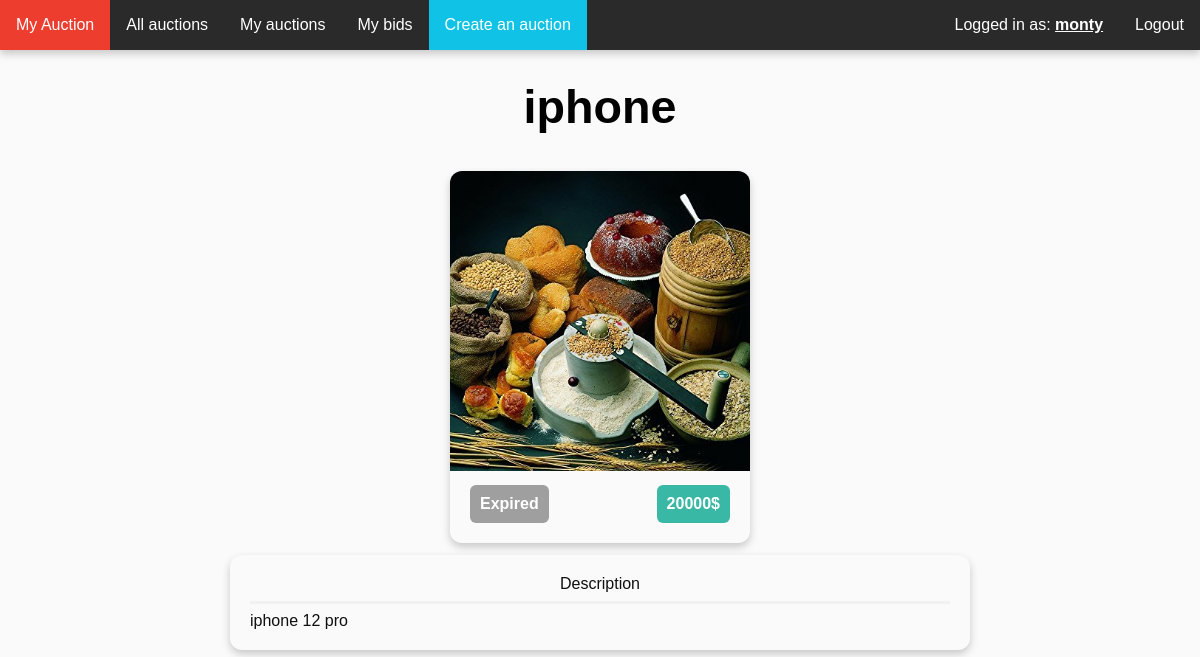
Screenshot of /auctions/63/ (signed in) with the database file from the repository.
### auctions/models.py (models this page shows, shortened)
class Auction(models.Model):
    author = models.ForeignKey(User, on_delete=models.CASCADE)
    title = models.CharField(max_length=300)
    desc = models.CharField(max_length=2000, blank=True)
    image = models.ImageField(upload_to='auction_images/', blank=True, default = 'auction_images/default/default.svg')
    min_value = models.IntegerField()
    date_added = models.DateTimeField()
    is_active = models.BooleanField(default=True)
    winner = models.ForeignKey(User, on_delete=models.SET("(deleted)"),
                               blank=True,
                               null=True,
                               related_name="auction_winner",
                               related_query_name="auction_winner")
    final_value = models.IntegerField(blank=True, null=True)
    def resolve(self):
        if self.is_active:
            if self.has_expired():
                highest_bid = Bid.objects.filter(auction=self).order_by('-amount').order_by('date').first()
                if highest_bid:
                    self.winner = highest_bid.bidder
                    self.final_value = highest_bid.amount
                self.is_active = False
                self.save()

### auctions/views.py (the view)
# urls.py: path('<int:auction_id>/', views.detail, name='detail'),
def detail(request, auction_id):
    auction = get_object_or_404(Auction, pk=auction_id)
    auction.resolve()
    already_bid = False
    if request.user.is_authenticated:
        if auction.author == request.user:
            own_auction = True
            return render(request, 'auctions/detail.html', {'auction': auction, 'own_auction': own_auction})
        user_bid = Bid.objects.filter(bidder=request.user).filter(auction=auction).first()
        if user_bid:
            already_bid = True
            bid_amount = user_bid.amount
            return render(request, 'auctions/detail.html', {'auction': auction, 'already_bid': already_bid, 'bid_amount': bid_amount})
    return render(request, 'auctions/detail.html', {'auction': auction, 'already_bid': already_bid})

### auctions/templates/auctions/detail.html (shortened to what this page needs)
{% extends "base.html" %}
{% block content %}
<h1> {{ auction.title }} </h1>
<div class="wrapper">
    <span class="auction-card">
        <span><img class="auction_image_index" src="{{ auction.image.url }}"></span>
            {% if auction.is_active %}
                {% if auction.remaining_minutes < 2 %}
                    <div class="auction-card-urgent">Less than {{ auction.remaining_minutes }}m</div>
                {% else %}
                    <div class="auction-card-active">Less than {{ auction.remaining_minutes }}m</div>
                {% endif %}
            {% else %}
            <div class="auction-card-inactive">Expired</div>
            {% endif %}
            <div class="auction-card-value">{{ auction.min_value }}$</div>
        </div>
</div>
{% if auction.desc %}
<div class="wrapper">
    <div class="desc_box">
    <div class="desc_box_title">Description</div>
    <hr>
    {{ auction.desc }}
    </div>
</div>
{% endif %}
{% endblock %}

### templates/base.html (shortened to what this page needs)
<!DOCTYPE html>
<html lang="en">
<head>
  {% load static %}
  <link rel="stylesheet" href="{% static 'css/style.css' %}">
</head>
<body>
      {% block sidebar %}
        <ul class="navbar">
          <li class="auction-rush-button">
              <a class="navbar-link" href="{% url 'index' %}">
                  My Auction
              </a>
          </li>
          <li class="navbar-item"><a class="navbar-link" href="{% url 'auctions:auctions' %}">All auctions</a></li>
          {% if user.is_authenticated %}
          <li class="navbar-item"><a class="navbar-link" href="{% url 'my_auctions' %}">My auctions</a></li>
          <li class="navbar-item"><a class="navbar-link" href="{% url 'my_bids' %}">My bids</a></li>
          <li class="create-auction-button"><a class="navbar-link" href="{% url 'auctions:create' %}">Create an auction</a> </li>
          {% endif %}
          {% if user.is_authenticated %}
            <li class="navbar-item-right"><a class="navbar-link" href="{% url 'logout' %}?next={{request.path}}">Logout</a></li>
            <li class="navbar-item-right"><span class="navbar-text">Logged in as: <span class="username">{{ user.get_username }}</span></span></li>
          {% else %}
            <li class="navbar-item-right"><a class="navbar-link" href="{% url 'login' %}?next={{request.path}}">Login</a></li>
            <li class="navbar-item-right"><a class="navbar-link" href="{% url 'register' %}?next={{request.path}}">Register</a></li>
          {% endif %}
        </ul>
     {% endblock %}
      <div class="main-content">{% block content %}{% endblock %}</div>
</body>
</html>

### static/css/style.css (style rules this page uses)
:root { --background: #FFFFFF; --color0: #F1F1F1; --color1: #ED665B; --color2: #39B8A5; --color3: #F98F3D; --color4: #1972E7; --color5: #AE5BF6; --color6: #4DCCE5; --color7: #101010; --color8: #9F9F9F; --color9: #ED3D2E; --color10: #16B8A0; --color11: #F97916; --color12: #0868E7; --color13: #9422F6; --color14: #10C2E5; --color15: #656565; --main-bg: #FAFAFA; --navbar-bg: #2A2A2A; --light-green: #C8F9E3; --navbar-bg-hover: #3A3A3A; --shadow: 0 4px 8px 0 rgba(0,0,0,0.2); --strong-shadow: 0 4px 8px 0 rgba(0,0,0,0.5); }
body { background: var(--main-bg); }
* { font-family: sans-serif !important; }
hr { border: 0; height: 3px; background: var(--color0); }
h1 { text-align: center; font-size: 35pt; }
.main-content { margin-top: 80px; }
.desc_box { box-shadow: var(--shadow); display: inline-block; float: center; border-radius: 12px; padding: 20px; margin: 6px; width: 700px; text-decoration: none; color: var(--color7); overflow-wrap: break-word; text-align: left; }
.desc_box_title { text-align: center; }
li a { color: var(--color2); }
.navbar { list-style-type: none; position: absolute; top: 0; left: 0; margin: 0; padding: 0; width: 100%; overflow: hidden; background-color: var(--navbar-bg); box-shadow: var(--shadow); }
.navbar-item { float: left; transition: .3s; }
.navbar-item-right { float: right; transition: .3s; }
.navbar-item .navbar-link { display: block; color: var(--background); text-align: center; padding: 16px; text-decoration: none; transition: .3s; }
.navbar-item-right .navbar-link { display: block; color: var(--background); text-align: center; padding: 16px; text-decoration: none; transition: .3s; }
.create-auction-button { float: left; transition: .3s; }
.create-auction-button .navbar-link { display: block; background: var(--color14); color: var(--background); text-align: center; padding: 16px; text-decoration: none; transition: .3s; }
.auction-rush-button .navbar-link { display: block; background: var(--color1); color: var(--background); text-align: center; padding: 16px; text-decoration: none; transition: .3s; }
.auction-rush-button { float: left; transition: .3s; }
.navbar-text { display: block; color: var(--background); text-align: center; padding: 16px; text-decoration: none; }
.username { font-weight: bold; text-decoration: underline; }
.wrapper { margin: 0 auto; text-align: center; }
.auction_image_index { margin-top: -20px; margin-left: -20px; margin-right: -20px; border-top-left-radius: 12px; border-top-right-radius: 12px; width:300px; height:300px; object-fit: cover; margin-bottom: 10px; }
.auction-card { box-shadow: var(--shadow); display: inline-block; flex: 1 0 21%; border-radius: 12px; padding: 20px; margin: 6px; width: 260px; text-decoration: none; color: var(--color7); }
.auction-card-value { font-weight: bold; color: var(--background); background: var(--color2); padding: 10px; border-radius: 6px; float: right; }
.auction-card-inactive { font-weight: bold; color: var(--background); background: var(--color8); padding: 10px; border-radius: 6px; float: left; }

### rows the page displays
Auction: title "iphone", image (picture), min_value "20000", desc "iphone 12 pro"

### other values shown
{{ user.get_username }} "monty"
